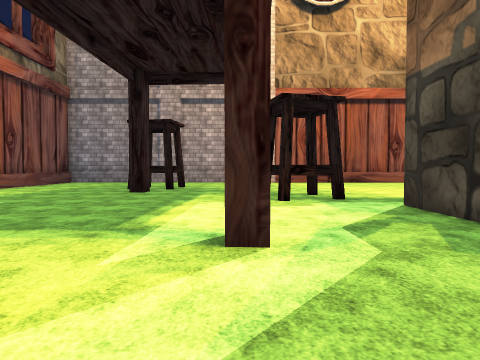
view 1 (above)

24 first-person views from a walk through a 3-D level made in the Unity game engine. The camera is 1.4 m above the floor, tilts 2° down and sees 70° across. The floor is counted in squares, 2 m on a side. Each view is taken from the middle of a square. On the plan, view 1 faces up. The plan holds only what a view shows up to about 11 squares ahead; the rest is blank. The place goes on beyond the plan. Flat ground stands in for the terrain. Some surface patterns are stand-ins.

view 2
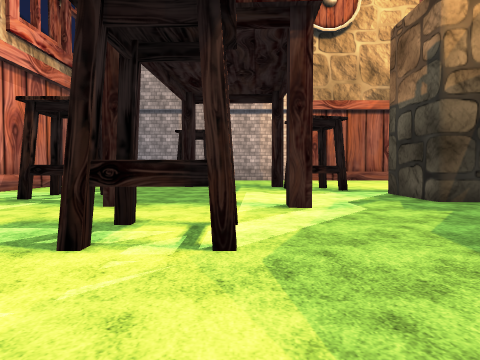

view 3
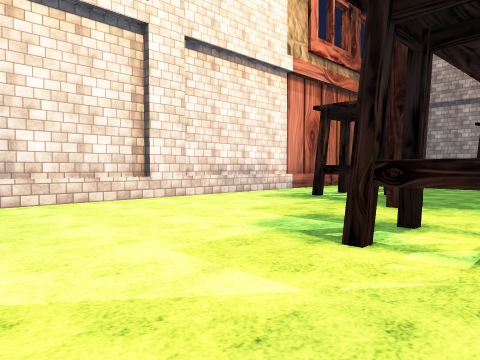

view 4
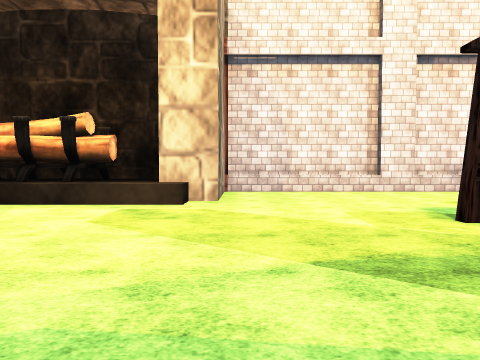

view 5
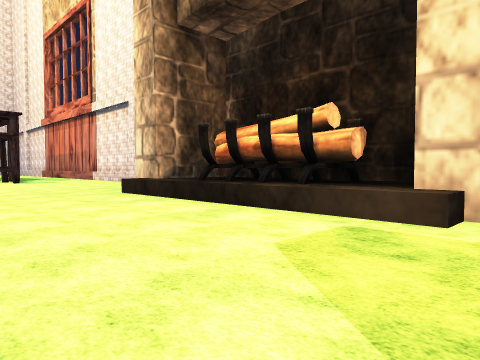

view 6
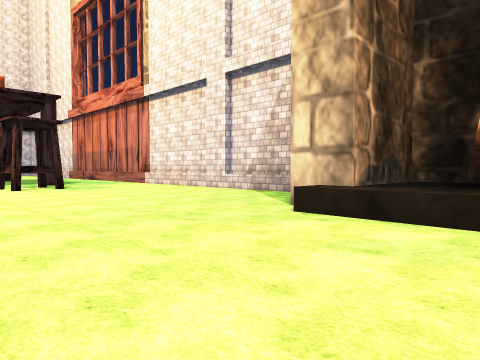

view 7
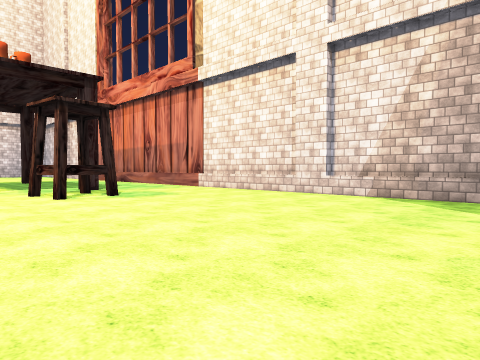

view 8
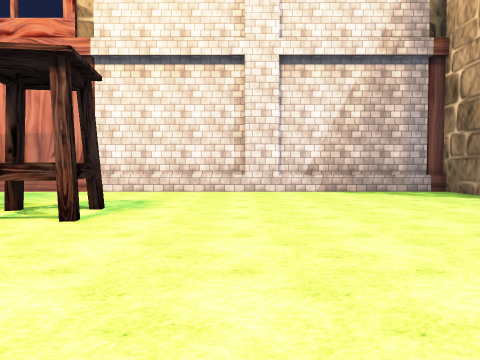

view 9
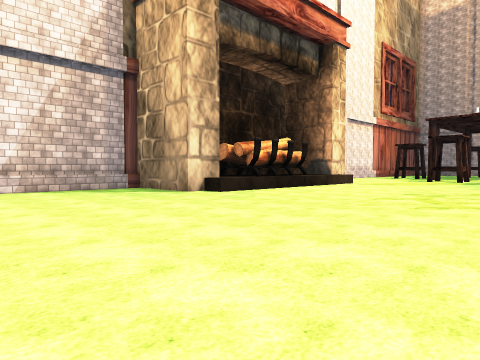

view 10
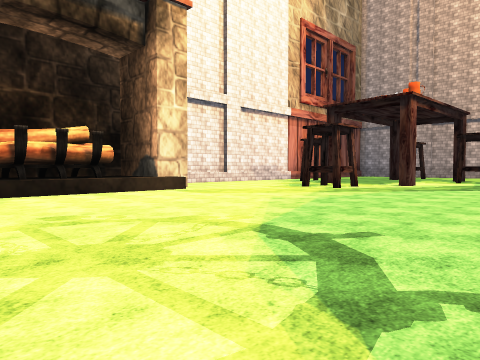

view 11
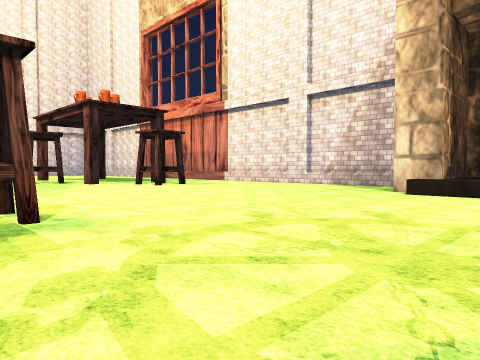

view 12
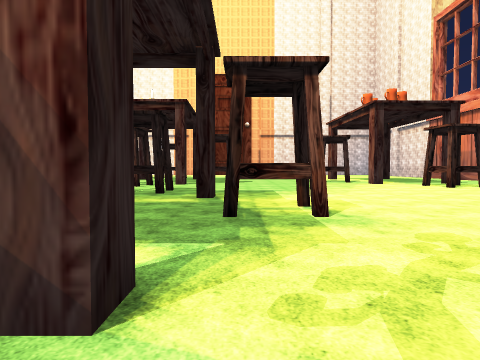

view 13
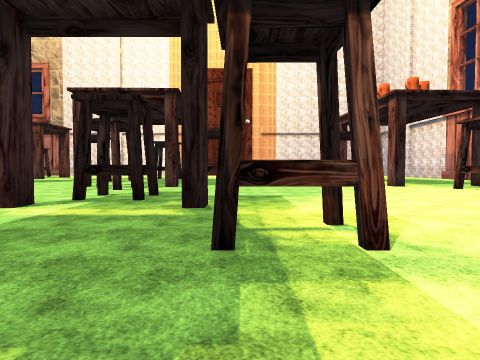

view 14
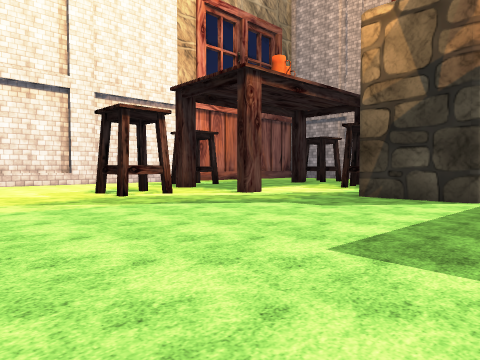

view 15
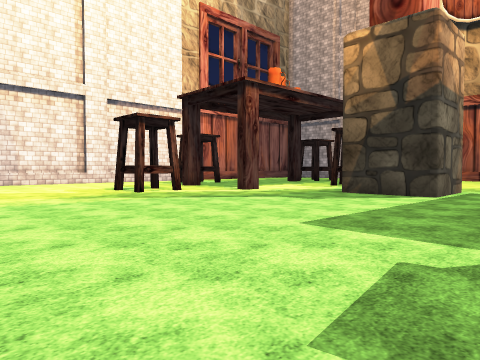

view 16
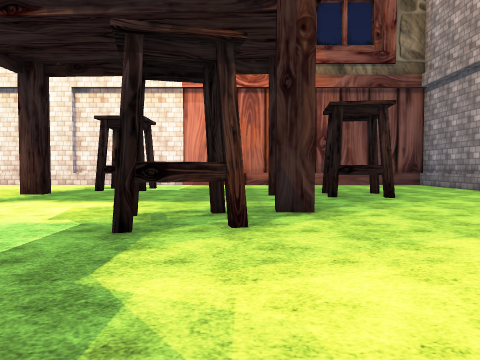

view 17
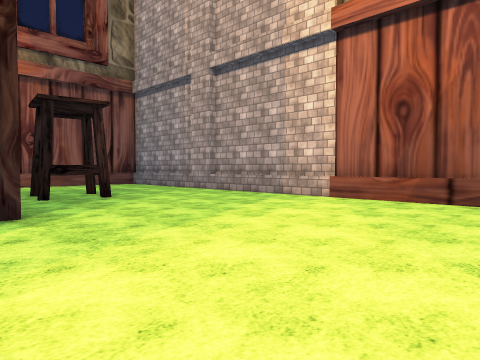

view 18
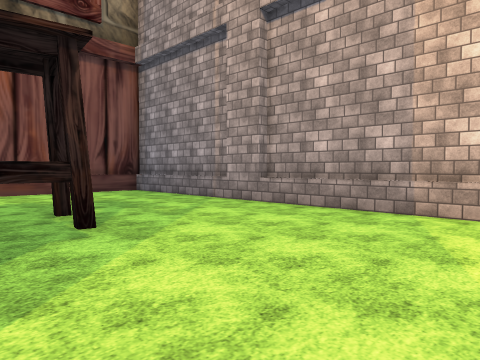

view 19
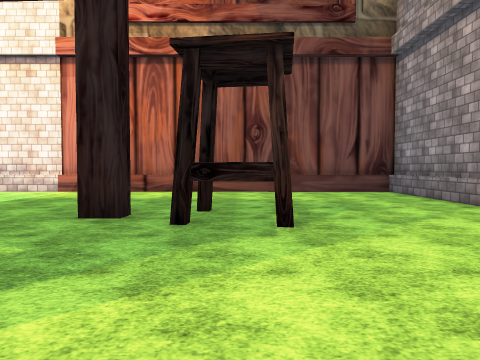

view 20
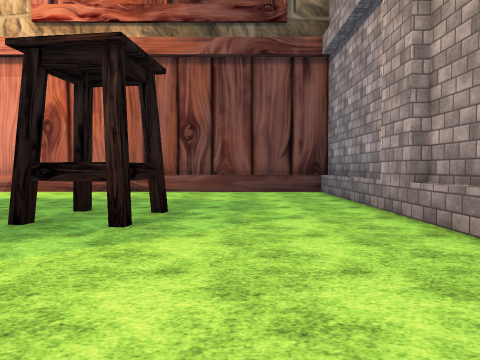

view 21
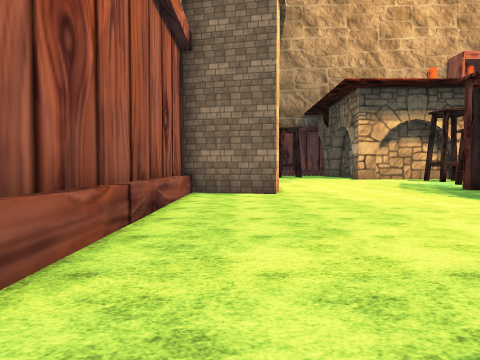

view 22
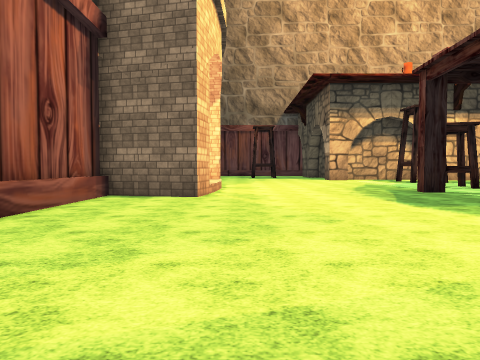

view 23
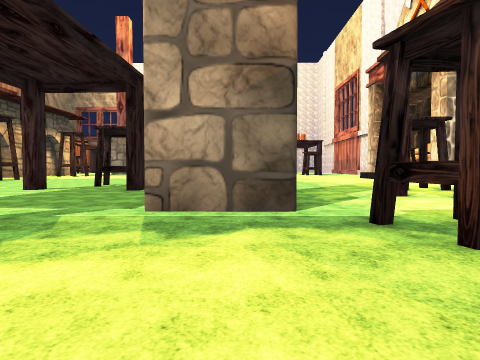

view 24
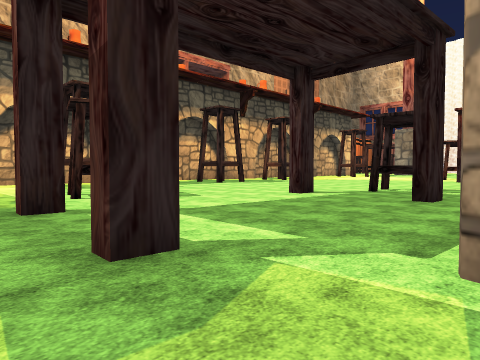

### Floor plan
Points are (right, up) in squares from view 1. A wall is a line through its corners. A room is listed if a view was taken in it or the views show most of it. See-through windows are left out.
Room 1 (views 1, 2, 3, 4, 5, 6, 7, 8, 9, 10, 11, 12, 13, 14, 15, 16, 17, 18, 19, 20, 21, 22, 23, 24)
walls: (7.1, 0.7) (7.1, 1.3) (7.6, 1.3); (10.5, 0.5) (10.5, 1.1) (11, 1.1); (5.6, -11.1) (5.6, -10.4) (6, -10.4); (5.6, 4) (3.1, 4) (3.1, 6.5) (5.6, 6.5) (5.6, 4); (0.3, 3.7) (0.3, 3) (-0.1, 3) (-0.1, 3.6); (-5.7, -6.9) (-5.7, -7.5); (-5.7, -7.9) (-5.7, -8.5); (7.4, 7.2) (7.5, 7.9) (7.9, 7.9); (-3.5, 3.8) (-3, 3.8) (-3.1, 3.1); (-5.7, -8.9) (-5.7, -9.5); (10.8, 7) (10.8, 7.7) (11.3, 7.7); (5.6, -17.6) (5.6, -17) (6.1, -17); (-8.1, -9.4) (-8.1, -11.7) (-5.3, -11.7) (-5.3, -12.9) (-8.1, -12.9) (-8.1, -23.1); (9, -17.6) (9, -16.9); (-8.3, 1.2) (-8.3, -3.5); (0.6, 10.3) (0.6, 9.5); (-8.4, -12.8) (-8.4, -17.9); (-3.2, 10.4) (-2.7, 10.3) (-2.8, 9.7) (-3.2, 9.8); (10.3, 13.8) (9.2, 14) (9.8, 16.6) (-2.8, 16.6); (-8.1, 10.1) (-8.1, -3.5) (-5.3, -3.5) (-5.3, -4.8); (-8.3, 10.1) (-8.3, 2.2); (-8.4, -18.8) (-8.4, -23.3); (9.8, 16.4) (-8.1, 16.4); (-4.1, 16.6) (-8.3, 16.6) (-8.3, 11.6)
low walls: (-5.3, -4.1) (-4.5, -4.1) (-4.5, -12.3) (-5.2, -12.3); (-8.1, 16.4) (-8.1, 10.6)
objects: stool (-6, 5) to (-5, 6); stool (-4, -22) to (-3, -22); stool (-3, 12) to (-2, 12); stool (-2, 0) to (-1, 1); stool (1, 8) to (2, 9); stool (4, -15) to (5, -14); stool (8, -20) to (8, -19); stool (8, -2) to (9, -1); stool (9, -23) to (10, -22); stool (13, 5) to (14, 6)

Positions as (right, up) in squares from view 1, and headings:
1: (0, 0), facing up
2: (-1, -3), facing up
3: (-1, -3), facing up-left
4: (2, -3), facing left
5: (0, -3), facing down-left
6: (0, -9), facing down-left
7: (0, -13), facing down-left
8: (2, -19), facing left
9: (3, -19), facing up-left
10: (5, -11), facing up-left
11: (5, -9), facing down-left
12: (5, -9), facing down
13: (5, -11), facing down
14: (7, -4), facing up-left
15: (8, -5), facing up-left
16: (6, 9), facing left
17: (6, 9), facing up-left
18: (2, 11), facing up-left
19: (2, 12), facing left
20: (2, 14), facing left
21: (0, 15), facing right
22: (1, 13), facing right
23: (4, 12), facing down
24: (5, 9), facing down-right
